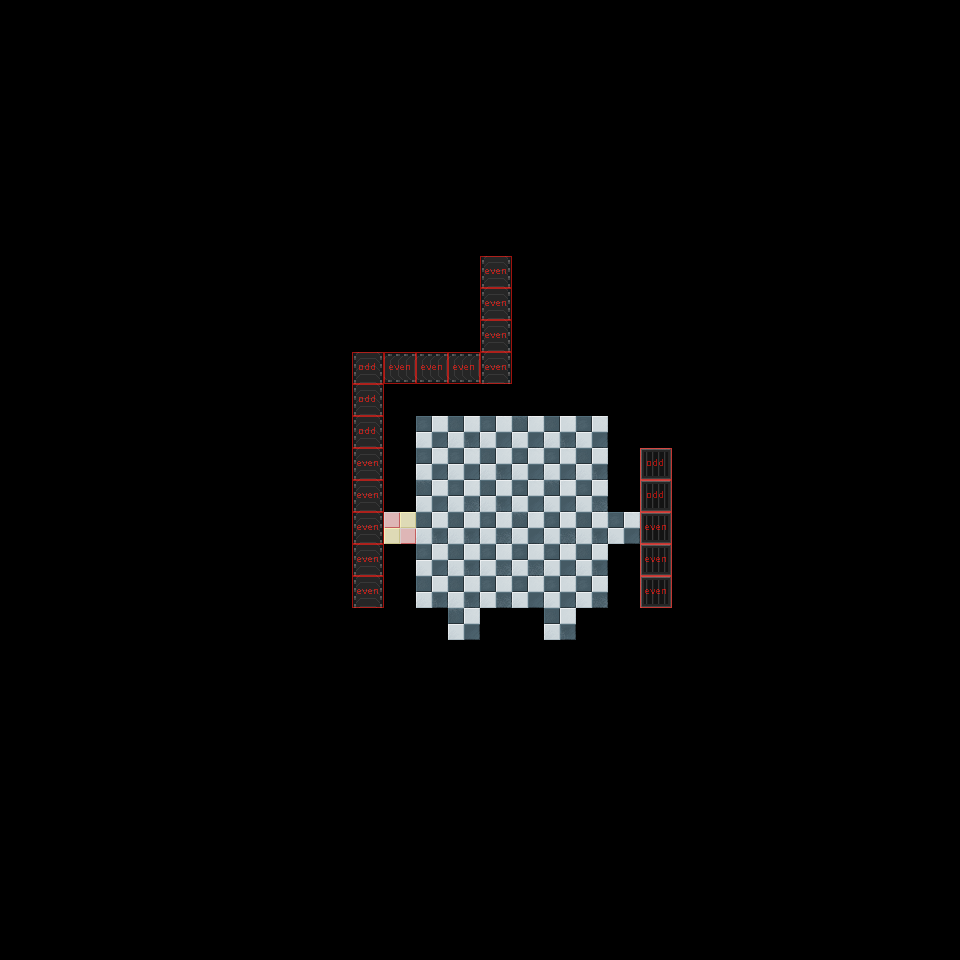

Below is a game level as drawn by its tile map, then a one-line description and the .tmx file that defines it, in full:
An orthogonal 30x30 tile map with 32x32 px tiles, 2 tile layers (geometry, activators), 2 tilesets.

<map version="1.9" tiledversion="1.9.1" orientation="orthogonal" renderorder="right-down" width="30" height="30" tilewidth="32" tileheight="32" infinite="0" nextlayerid="4" nextobjectid="1">
 <tileset firstgid="1" source="../tilesets/new_level_tiles.tsx" />
 <tileset firstgid="26" source="../tilesets/activator_tiles.tsx" />
 <group id="2" name="level">
  <layer id="1" name="geometry" width="30" height="30">
   <data encoding="csv">
0,0,0,0,0,0,0,0,0,0,0,0,0,0,0,0,0,0,0,0,0,0,0,0,0,0,0,0,0,0,
0,0,0,0,0,0,0,0,0,0,0,0,0,0,0,0,0,0,0,0,0,0,0,0,0,0,0,0,0,0,
0,0,0,0,0,0,0,0,0,0,0,0,0,0,0,0,0,0,0,0,0,0,0,0,0,0,0,0,0,0,
0,0,0,0,0,0,0,0,0,0,0,0,0,0,0,0,0,0,0,0,0,0,0,0,0,0,0,0,0,0,
0,0,0,0,0,0,0,0,0,0,0,0,0,0,0,0,0,0,0,0,0,0,0,0,0,0,0,0,0,0,
0,0,0,0,0,0,0,0,0,0,0,0,0,0,0,0,0,0,0,0,0,0,0,0,0,0,0,0,0,0,
0,0,0,0,0,0,0,0,0,0,0,0,0,0,0,0,0,0,0,0,0,0,0,0,0,0,0,0,0,0,
0,0,0,0,0,0,0,0,0,0,0,0,0,0,0,0,0,0,0,0,0,0,0,0,0,0,0,0,0,0,
0,0,0,0,0,0,0,0,0,0,0,0,0,0,0,13,0,0,0,0,0,0,0,0,0,0,0,0,0,0,
0,0,0,0,0,0,0,0,0,0,0,0,0,0,0,13,0,0,0,0,0,0,0,0,0,0,0,0,0,0,
0,0,0,0,0,0,0,0,0,0,0,0,0,0,0,13,0,0,0,0,0,0,0,0,0,0,0,0,0,0,
0,0,0,0,0,0,0,0,0,0,0,13,1610612749,1610612749,1610612749,13,0,0,0,0,0,0,0,0,0,0,0,0,0,0,
0,0,0,0,0,0,0,0,0,0,0,13,0,0,0,0,0,0,0,0,0,0,0,0,0,0,0,0,0,0,
0,0,0,0,0,0,0,0,0,0,0,13,0,8,7,8,9,7,8,0,0,0,0,0,0,0,0,0,0,0,
0,0,0,0,0,0,0,0,0,0,0,13,0,8,8,7,8,8,7,0,17,0,0,0,0,0,0,0,0,0,
0,0,0,0,0,0,0,0,0,0,0,13,0,9,6,7,8,9,6,0,17,0,0,0,0,0,0,0,0,0,
0,0,0,0,0,0,0,0,0,0,0,13,10,7,7,6,9,6,7,8,17,0,0,0,0,0,0,0,0,0,
0,0,0,0,0,0,0,0,0,0,0,13,0,8,7,6,6,8,7,0,17,0,0,0,0,0,0,0,0,0,
0,0,0,0,0,0,0,0,0,0,0,13,0,7,7,6,8,8,6,0,17,0,0,0,0,0,0,0,0,0,
0,0,0,0,0,0,0,0,0,0,0,0,0,0,9,0,0,7,0,0,0,0,0,0,0,0,0,0,0,0,
0,0,0,0,0,0,0,0,0,0,0,0,0,0,0,0,0,0,0,0,0,0,0,0,0,0,0,0,0,0,
0,0,0,0,0,0,0,0,0,0,0,0,0,0,0,0,0,0,0,0,0,0,0,0,0,0,0,0,0,0,
0,0,0,0,0,0,0,0,0,0,0,0,0,0,0,0,0,0,0,0,0,0,0,0,0,0,0,0,0,0,
0,0,0,0,0,0,0,0,0,0,0,0,0,0,0,0,0,0,0,0,0,0,0,0,0,0,0,0,0,0,
0,0,0,0,0,0,0,0,0,0,0,0,0,0,0,0,0,0,0,0,0,0,0,0,0,0,0,0,0,0,
0,0,0,0,0,0,0,0,0,0,0,0,0,0,0,0,0,0,0,0,0,0,0,0,0,0,0,0,0,0,
0,0,0,0,0,0,0,0,0,0,0,0,0,0,0,0,0,0,0,0,0,0,0,0,0,0,0,0,0,0,
0,0,0,0,0,0,0,0,0,0,0,0,0,0,0,0,0,0,0,0,0,0,0,0,0,0,0,0,0,0,
0,0,0,0,0,0,0,0,0,0,0,0,0,0,0,0,0,0,0,0,0,0,0,0,0,0,0,0,0,0,
0,0,0,0,0,0,0,0,0,0,0,0,0,0,0,0,0,0,0,0,0,0,0,0,0,0,0,0,0,0
</data>
  </layer>
  <layer id="3" name="activators" width="30" height="30" opacity="0.57">
   <data encoding="csv">
0,0,0,0,0,0,0,0,0,0,0,0,0,0,0,0,0,0,0,0,0,0,0,0,0,0,0,0,0,0,
0,0,0,0,0,0,0,0,0,0,0,0,0,0,0,0,0,0,0,0,0,0,0,0,0,0,0,0,0,0,
0,0,0,0,0,0,0,0,0,0,0,0,0,0,0,0,0,0,0,0,0,0,0,0,0,0,0,0,0,0,
0,0,0,0,0,0,0,0,0,0,0,0,0,0,0,0,0,0,0,0,0,0,0,0,0,0,0,0,0,0,
0,0,0,0,0,0,0,0,0,0,0,0,0,0,0,0,0,0,0,0,0,0,0,0,0,0,0,0,0,0,
0,0,0,0,0,0,0,0,0,0,0,0,0,0,0,0,0,0,0,0,0,0,0,0,0,0,0,0,0,0,
0,0,0,0,0,0,0,0,0,0,0,0,0,0,0,0,0,0,0,0,0,0,0,0,0,0,0,0,0,0,
0,0,0,0,0,0,0,0,0,0,0,0,0,0,0,0,0,0,0,0,0,0,0,0,0,0,0,0,0,0,
0,0,0,0,0,0,0,0,0,0,0,0,0,0,0,26,0,0,0,0,0,0,0,0,0,0,0,0,0,0,
0,0,0,0,0,0,0,0,0,0,0,0,0,0,0,26,0,0,0,0,0,0,0,0,0,0,0,0,0,0,
0,0,0,0,0,0,0,0,0,0,0,0,0,0,0,26,0,0,0,0,0,0,0,0,0,0,0,0,0,0,
0,0,0,0,0,0,0,0,0,0,0,27,26,26,26,26,0,0,0,0,0,0,0,0,0,0,0,0,0,0,
0,0,0,0,0,0,0,0,0,0,0,27,0,0,0,0,0,0,0,0,0,0,0,0,0,0,0,0,0,0,
0,0,0,0,0,0,0,0,0,0,0,27,0,0,0,0,0,0,0,0,0,0,0,0,0,0,0,0,0,0,
0,0,0,0,0,0,0,0,0,0,0,26,0,0,0,0,0,0,0,0,27,0,0,0,0,0,0,0,0,0,
0,0,0,0,0,0,0,0,0,0,0,26,0,0,0,0,0,0,0,0,27,0,0,0,0,0,0,0,0,0,
0,0,0,0,0,0,0,0,0,0,0,26,0,0,0,0,0,0,0,0,26,0,0,0,0,0,0,0,0,0,
0,0,0,0,0,0,0,0,0,0,0,26,0,0,0,0,0,0,0,0,26,0,0,0,0,0,0,0,0,0,
0,0,0,0,0,0,0,0,0,0,0,26,0,0,0,0,0,0,0,0,26,0,0,0,0,0,0,0,0,0,
0,0,0,0,0,0,0,0,0,0,0,0,0,0,0,0,0,0,0,0,0,0,0,0,0,0,0,0,0,0,
0,0,0,0,0,0,0,0,0,0,0,0,0,0,0,0,0,0,0,0,0,0,0,0,0,0,0,0,0,0,
0,0,0,0,0,0,0,0,0,0,0,0,0,0,0,0,0,0,0,0,0,0,0,0,0,0,0,0,0,0,
0,0,0,0,0,0,0,0,0,0,0,0,0,0,0,0,0,0,0,0,0,0,0,0,0,0,0,0,0,0,
0,0,0,0,0,0,0,0,0,0,0,0,0,0,0,0,0,0,0,0,0,0,0,0,0,0,0,0,0,0,
0,0,0,0,0,0,0,0,0,0,0,0,0,0,0,0,0,0,0,0,0,0,0,0,0,0,0,0,0,0,
0,0,0,0,0,0,0,0,0,0,0,0,0,0,0,0,0,0,0,0,0,0,0,0,0,0,0,0,0,0,
0,0,0,0,0,0,0,0,0,0,0,0,0,0,0,0,0,0,0,0,0,0,0,0,0,0,0,0,0,0,
0,0,0,0,0,0,0,0,0,0,0,0,0,0,0,0,0,0,0,0,0,0,0,0,0,0,0,0,0,0,
0,0,0,0,0,0,0,0,0,0,0,0,0,0,0,0,0,0,0,0,0,0,0,0,0,0,0,0,0,0,
0,0,0,0,0,0,0,0,0,0,0,0,0,0,0,0,0,0,0,0,0,0,0,0,0,0,0,0,0,0
</data>
  </layer>
 </group>
</map>
